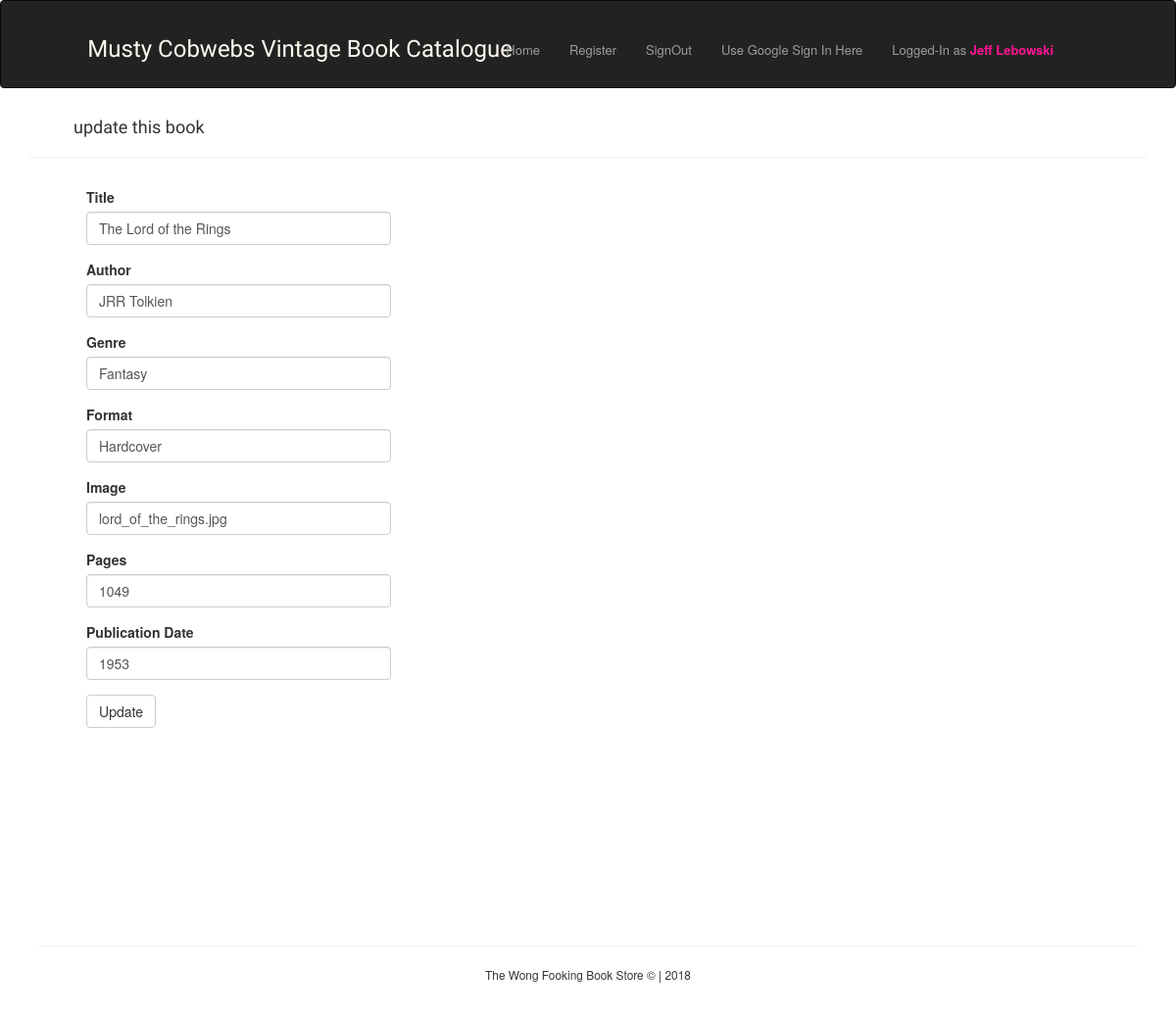
The app's page /book/edit/1 (signed in) with its own data.
### project.py (models this page shows, shortened)
class User(UserMixin, db.Model):
    __tablename__ = 'users'
    id = Column(Integer, primary_key=True)
    user_name = Column(String(20))
    user_email = Column(String(60), unique=True, index=True)
    user_password = Column(String(80))
    registration_date = Column(String(20), nullable=False)

class Book(db.Model):
    __tablename__ = 'book'
    id = db.Column(db.Integer, primary_key=True)
    title = db.Column(db.String(500), nullable=False, index=True)
    author = db.Column(db.String(350))
    genre = db.Column(db.String(50))
    format = db.Column(db.String(50))
    image = db.Column(db.String(250))
    num_pages = db.Column(db.Integer)
    pub_date = db.Column(db.String(50))
    pub_id = db.Column(db.Integer, db.ForeignKey('publication.id'))

### project.py (the view, shortened to what this page needs)
@app.route('/book/edit/<book_id>', methods=['GET', 'POST'])
@login_required
def edit_book(book_id):
    book = Book.query.get(book_id)
    form = EditBookForm(obj=book)
    return render_template('edit_book.html', form=form)

### project.py
class EditBookForm(FlaskForm):
    title = StringField('Title', validators=[DataRequired()])
    author = StringField('Author', validators=[DataRequired()])
    genre = StringField('Genre',
                             validators=[DataRequired()])
    format = StringField('Format', validators=[DataRequired()])
    image = StringField('Image')
    num_pages = StringField('Pages', validators=[DataRequired()])
    pub_date = StringField('Publication Date', validators=[DataRequired()])
    submit = SubmitField('Update')

### project.py (called while the page is built)
@login_manager.user_loader
def load_user(id):
    return User.query.get(int(id))

### templates/edit_book.html (shortened to what this page needs)
{% extends 'layout.html' %}
{% block content %}
    <div class="container">
        <h4 style="margin-left: 45px"> update this book </h4>
        <hr>
          {{ wtf.quick_form(form) }}
    </div>
{% endblock %}

### templates/layout.html (shortened to what this page needs)
{% import "bootstrap/wtf.html" as wtf %}
<!DOCTYPE html>
<html lang="en">
    {% block head %}
        <head>
            <link rel="stylesheet" href="https://maxcdn.bootstrapcdn.com/bootstrap/3.3.7/css/bootstrap.min.css">
            <link rel="stylesheet" href="{{ url_for('static', filename = 'css/styles.css') }}">
        </head>
    {% endblock head %}
    {% block body %}
    <body>
    <div class="wrapper">
        {% block navbar %}
            <nav class="navbar navbar-inverse">
                <div class="container">
                    <a class="navbar navbar-text" href="{{ url_for('display_books') }}">
                        <h3 class="title"> Musty Cobwebs Vintage Book Catalogue </h3>
                    </a>
                    <ul class="nav navbar-nav pull-right">
                      <li><a href="{{ url_for('display_books') }}"> Home </a></li>
                      <li><a href="{{ url_for('register_user') }}"> Register </a></li>
                      <li> {% if current_user.is_authenticated %}
                              <a href="{{ url_for('log_out_user') }}"> SignOut </a>
                            {% else %}
                              <a href="{{ url_for('do_the_login') }}"> SignIn </a>
                            {% endif %}
                      <li><a href="{{ url_for('showLogin')}}"> Use Google Sign In Here</a></li>
                      <li>
                            <a href="">
                                {% if current_user.is_authenticated %}
                                    Logged-In as <b style="color: deeppink"> {{ current_user.user_name.title() }} </b>
                                {% else %}
                                    Not Logged-In
                                {% endif %}
                            </a>
                      </li>
                    </ul>
                </div>
            </nav>
        {% endblock navbar %}
        {% block content %} {% endblock content %}
        {% block footer %}
            <footer>
                <div class="container ftr">
                    <hr>
                    <p class="text-center small">The Wong Fooking Book Store &copy;  |  2018</p>
                </div>
            </footer>
        {% endblock footer %}
    </div>
    </body>
    {% endblock body %}
</html>

### static/css/styles.css (style rules this page uses)
html, body { height: 100%; margin: 0; padding: 0 }
h1, h2, h3, h4 { font-family: Sansita, serif }
p, li { font-size: small }
ul { position: relative; top: 25px; right: 7%; }
footer { position: absolute; width: 100%; left:0 ;bottom: 0; height: 40px }
a h3 { position: relative; left: 10% }
.navbar-inverse { height: 5%; }
.ftr { padding: 25px }
.wrapper { position: relative; min-height: 120%; }
.title { color: floralwhite }
.form { height: 50%; width:70%; padding: 10px; position: relative; left: 48px }
.form-group { width: 40% }

### records on screen
User: user_name "Jeff Lebowski"
Book: title "The Lord of the Rings", author "JRR Tolkien", genre "Fantasy", format "Hardcover", image "lord_of_the_rings.jpg", num_pages "1049", pub_date "1953"
